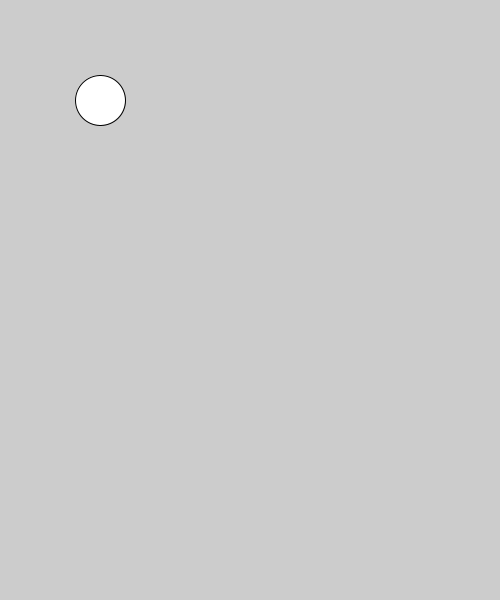
Frame 1 (no input)
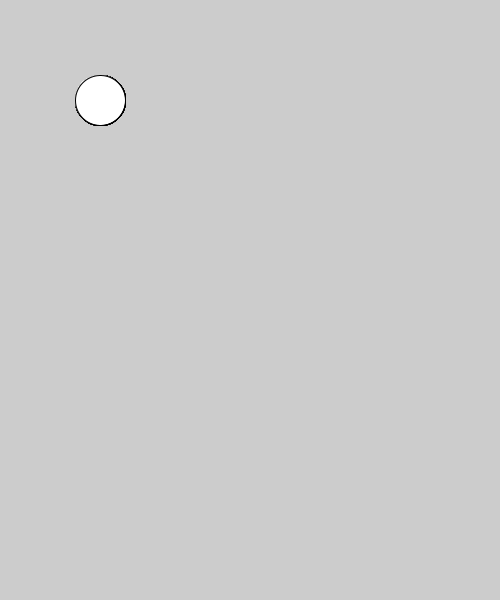
Frame 60 (the mouse pressed at the canvas centre just before this capture)
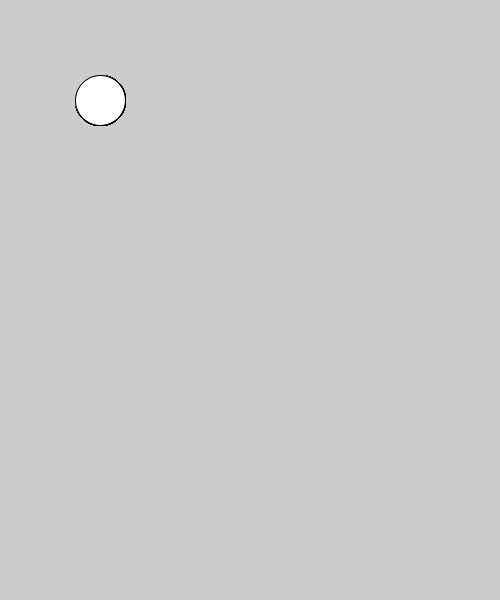
Frame 120 (the mouse held since frame 60 and released just before this capture)

The Processing sketch that drew these frames (run headless with seeded random() and noise(); from frame 60 on, the mouse is pressed at the canvas centre):

// Processing sketch: WIP
// ── WIP.pde
float ballX;
float ballY;
float ballXSpeed;
float ballYSpeed;

void setup(){
  size(500,600);
  ballX = 100;
  ballY = 100;
  ballXSpeed = 2;
  ballYSpeed = 2;
}

void draw(){
  ellipse(ballX,ballY,50,50);
  
}
